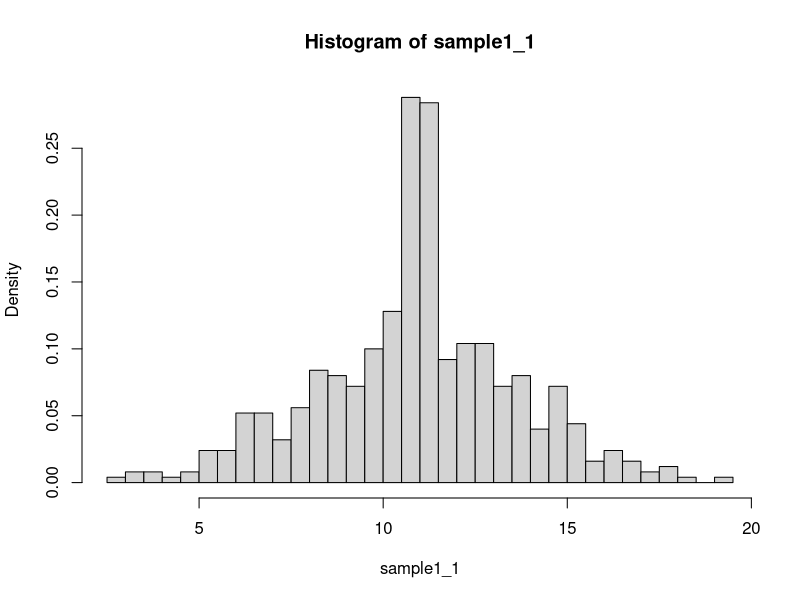
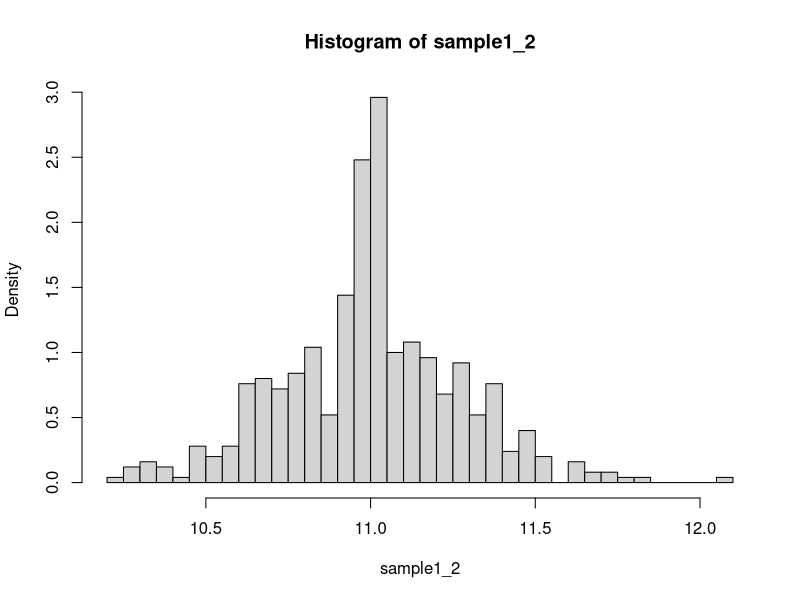
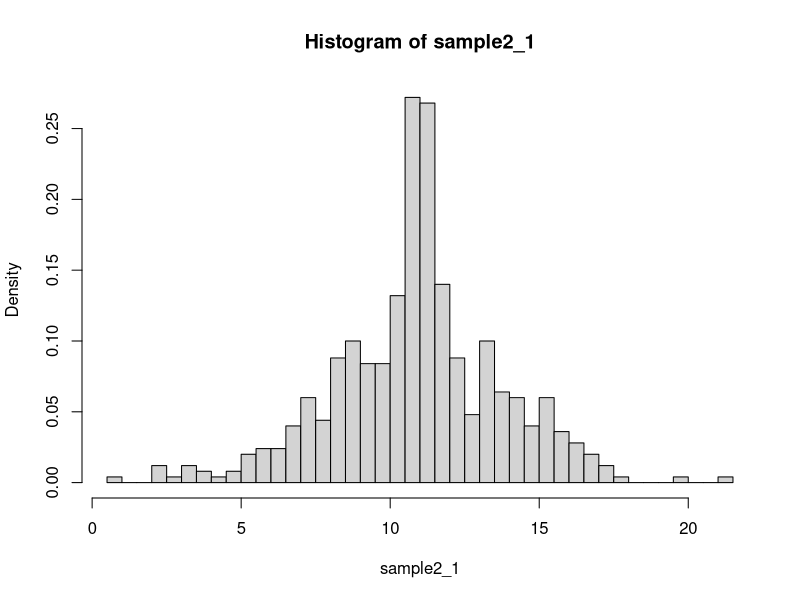
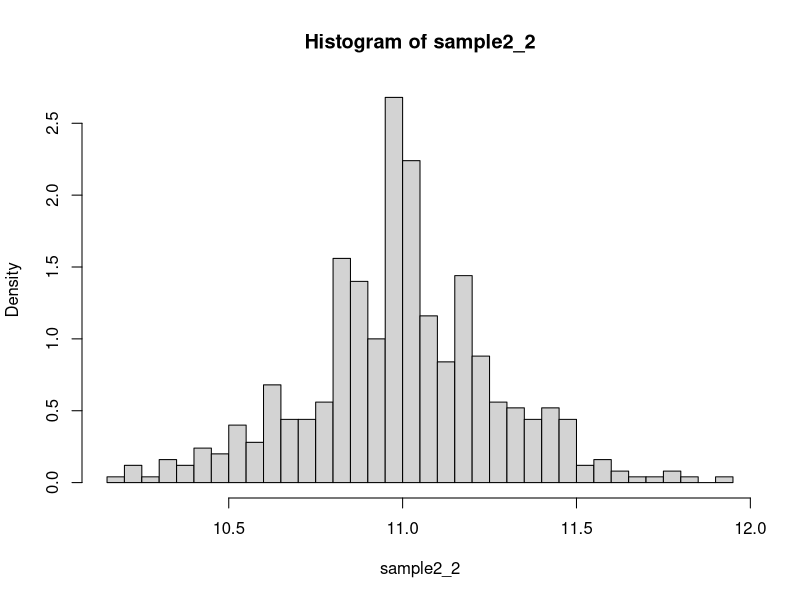
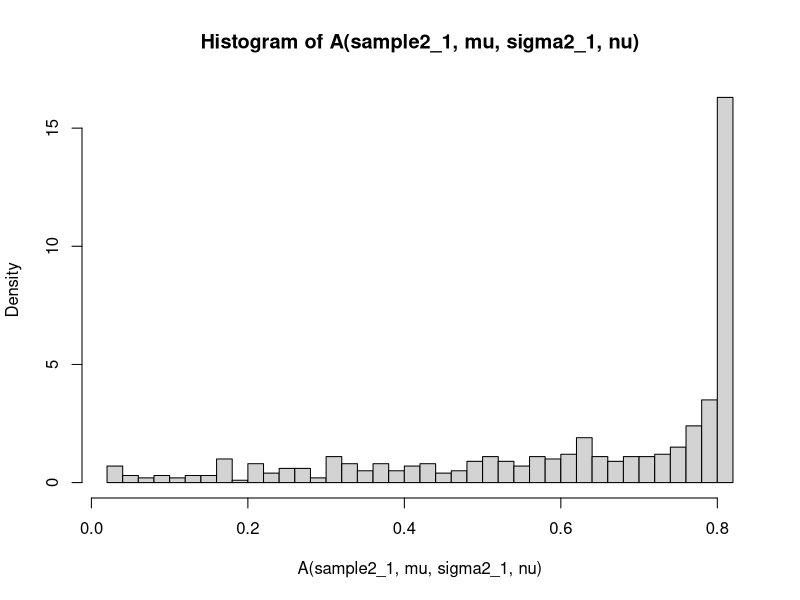
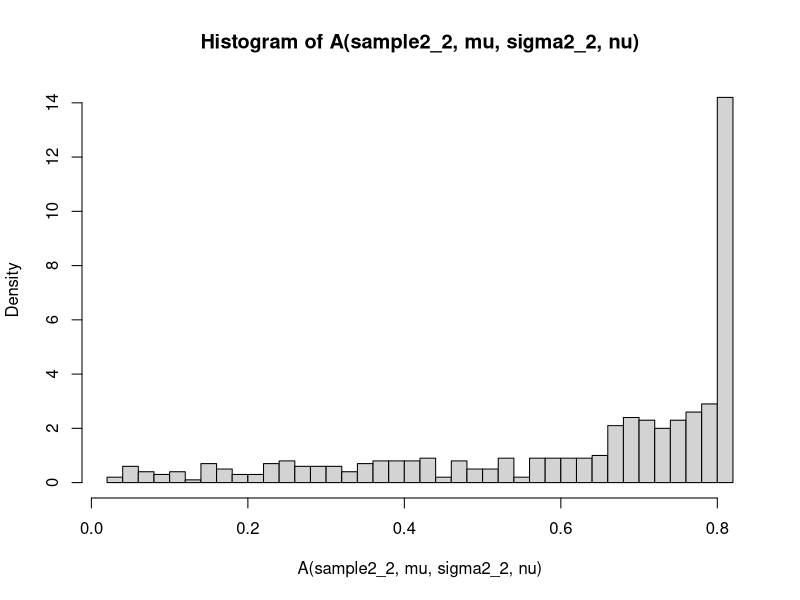
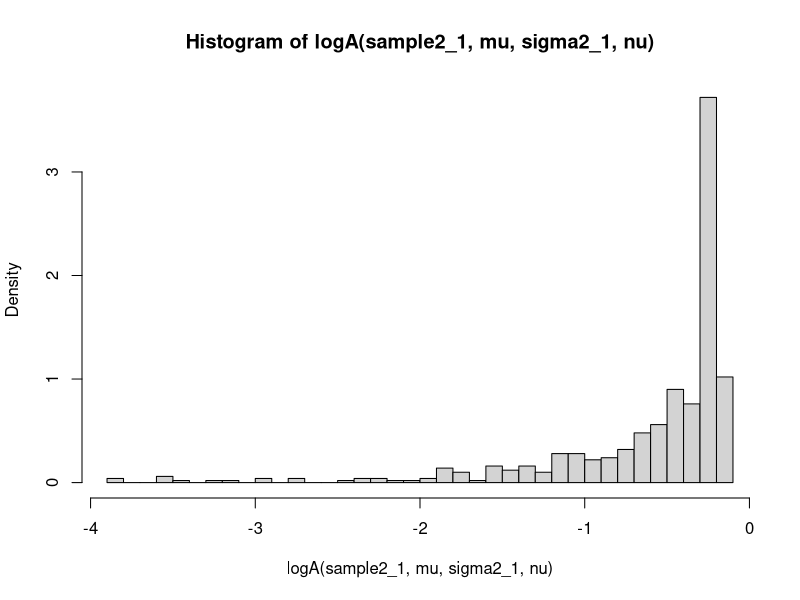
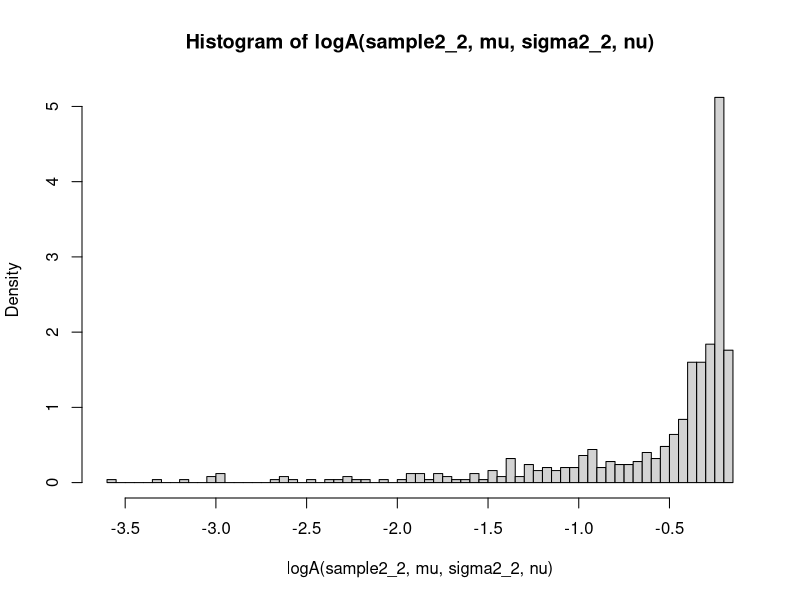

These figures' R source, in order:
# Tamanho amostral:
n = 500

# Parâmetros do modelo para a distribuição amostral:
mu = 11
sigma2_1 = 9
sigma2_2 = 0.09
nu = 0.2

# Hiperparâmetros das distribuições a priori:
m = 11
V = 1
a_1 = 5; d_1 = 50
a_2 = 5; d_2 = 0.5

# Como gerar indicadoras da mistura dado nu:
Inu_pdf = function(n, nu, a = 0, b = 1) {
  unif = runif(n)
  #(unif < nu)*a + (unif >= nu)*b # Taiguara (complem.).
  (unif >= nu)*a + (unif < nu)*b  # Walmir (val. orig.).
}

mean(Inu_pdf(100, nu))
mean(Inu_pdf(1000, nu))
mean(Inu_pdf(10000, nu))

# Como gerar da variável auxiliar U (Dani):

U_pdf = function(n, nu) {
  u = sample(c(100, 1), prob=c(nu, 1-nu),
             size=n, replace=T)
}

table(U_pdf(100, nu))
table(U_pdf(1000, nu))
table(U_pdf(10000, nu))

# Gerando uma amostra de tamanho $n$:

# 1ª forma: gerando da própria densidade da mistura:

#nu_s = nu_pdf(n, nu)
#sample = nu_s*(mu + sigma2*100*rnorm(n)) +
#         (1 - nu_s)*(mu + sigma2*rnorm(n))

# Note que devemos usar todos os parâmetros do modelo,
# como se os conhecêssemos:

Inu = Inu_pdf(n, nu)
#sample1 = Inu*(mu + sqrt(sigma2/100)*rnorm(n)) +
#          (1 - Inu)*(mu + sqrt(sigma2)*rnorm(n))
#hist(sample, breaks=50, prob=T)
sample1_1 = Inu*(rnorm(n, mu, sqrt(sigma2_1/100))) +
            (1 - Inu)*(rnorm(n, mu, sqrt(sigma2_1)))
hist(sample1_1, breaks=50, prob=T)
sample1_2 = Inu*(rnorm(n, mu, sqrt(sigma2_2/100))) +
  (1 - Inu)*(rnorm(n, mu, sqrt(sigma2_2)))
hist(sample1_2, breaks=50, prob=T)

# 2ª forma: gerando de forma hierárquica (Dani):

u = U_pdf(n, nu)
sample2_1 = rnorm(n, mu, sqrt(sigma2_1/u))
hist(sample2_1, breaks=50, prob=T)
sample2_2 = rnorm(n, mu, sqrt(sigma2_2/u))
hist(sample2_2, breaks=50, prob=T)

# Dúvida: devemos mesmo dividir a variância da normal por
# 100 como diz o enunciado na geração hierárquica? O cer-
# to não seria multiplicar? Pelo o que os artigos indicam
# devemos sim dividir.

# Definindo a distribuição *a posteriori*:

A = function(X, mu, sigma2, nu) {
  n = length(X)
  k1 = (nu/10)*exp(-(X-mu)^2/(2*100*sigma2))
  k2 = (1-nu)*exp(-(X-mu)^2/(2*sigma2))
  k = k1 + k2
  return(k)
}

A(sample2_1, mu, sigma2_1, nu)
A(sample2_2, mu, sigma2_2, nu)
hist(A(sample2_1, mu, sigma2_1, nu), prob=T, breaks=50)
hist(A(sample2_2, mu, sigma2_2, nu), prob=T, breaks=50)
prod(A(sample2_1, mu, sigma2_1, nu))
prod(A(sample2_2, mu, sigma2_2, nu))
# Claramente, devemos trabalhar com o logaritmo de A, uma
# vez que o produtório é muito baixo como esperado, mesmo
# quando sigma2 é pequeno.

logA = function(X, mu, sigma2, nu) {
  n = length(X)
  k1 = (nu/10)*exp(-(X-mu)^2/(2*100*sigma2))
  k2 = (1-nu)*exp(-(X-mu)^2/(2*sigma2))
  k = log(k1 + k2)
  return(k)
  #return(sum(k))
}

logA(sample2_1, mu, sigma2_1, nu)
logA(sample2_2, mu, sigma2_2, nu)
hist(logA(sample2_1, mu, sigma2_1, nu),
     prob=T, breaks=50)
hist(logA(sample2_2, mu, sigma2_2, nu),
     prob=T, breaks=50)
sum(logA(sample2_1, mu, sigma2_1, nu))
sum(logA(sample2_2, mu, sigma2_2, nu))
# logA é negativa e tratável. A diferença é pequena mesmo
# se o parâmetro sigma2 variar bastante.

h = function(n, mu, sigma2, nu, m, V, a, d) {
  k1 = (1/sigma2)^((n + 1)/2 + a + 1)
  k2 = exp(-((mu - m)^2/(2*V) + d)/sigma2)
  k = k1*k2
  return(k)
}

h(n, mu, sigma2_1, nu, m, V, a_1, d_1)
h(n, mu, sigma2_2, nu, m, V, a_2, d_2)
# Muito pequeno se sigma2 é grande;
# Muito grande se sigma2 é pequeno.

logh = function(n, mu, sigma2, nu, m, V, a, d) {
  k1 = -((n + 1)/2 + a + 1)*log(sigma2)
  k2 = -((mu - m)^2/(2*V) + d)/sigma2
  k = k1 + k2
  return(k)
  #return(sum(k))
}

logh(n, mu, sigma2_1, nu, m, V, a_1, d_1)
logh(n, mu, sigma2_2, nu, m, V, a_2, d_2)
# Negativo se sigma2 é grande, mas tratável;
# Positivo se sigma2 é pequeno, idem.

# Para encontrar o máximo da distribuição a posteriori,
# será melhor trabalhar com o logaritmo do seu núcleo:

logkerpost_1 = logA(sample2_1, mu, sigma2_1, nu) +
               logh(sample2_1, mu, sigma2_1, nu,
                    m, V, a_1, d_1)
logkerpost_2 = logA(sample2_2, mu, sigma2_2, nu) +
               logh(sample2_2, mu, sigma2_2, nu,
                    m, V, a_2, d_2)
hist(logkerpost_1, prob=T, breaks = 50)
hist(logkerpost_2, prob=T, breaks = 50)

kerpost_1 = exp(logkerpost_1)
kerpost_2 = exp(logkerpost_2)
hist(kerpost_1, prob=T, breaks = 50)
hist(kerpost_2, prob=T, breaks = 50)

# Método 1.1: Quadratura de Riemann:

L = 100 # Mesmo reduzindo, vê-se ao final que a aproxi-
        # mação é péssima.

# Para ter uma ideia da dispersão de mu:
hist(rnorm(n=10000, mean=m, sd=sqrt(V*sigma2_1)),
     prob=T, breaks=100)
hist(rnorm(n=10000, mean=m, sd=sqrt(V*sigma2_2)),
     prob=T, breaks=100)
# Massa probabilística concentrada quase que totalmente
# entre 1 e 21 (caso 1) e entre 10 e 12 (caso 2), ambas
# aproximadamente centradas em 11.

mu_step_1 = (21-1)/L
mu_gr_1 = seq(1, 21, mu_step_1)
mu_gr_1

mu_step_2 = (12-10)/L
mu_gr_2 = seq(10, 12, mu_step_2)
mu_gr_2

# Para ter uma ideia da dispersão de sigma2, se grande ou
# pequeno:
hist(1/rgamma(n=10000, shape=a_1, rate=d_1),
     prob=T, breaks=100)
hist(1/rgamma(n=10000, shape=a_2, rate=d_2),
     prob=T, breaks=100)
# Massa probabilística concentrada quase que totalmente
# entre 0 e 60 e aproximadamente centrada em 9 (caso 1)
# concentrada quase que totalmente entre 0 e 0.6 e apro-
# ximadamente centrada em 0.09 (caso 2).

sigma2_step_1 = 60/L
sigma2_gr_1 = seq(0.1, 60.1, sigma2_step_1)
sigma2_gr_1

sigma2_step_2 = 0.6/L
sigma2_gr_2 = seq(0.001, 0.601, sigma2_step_2)
sigma2_gr_2

# Como a priori de nu é U(0,1), é suficiente que partici-
# onemos este intervalo:

nu_step = 1/L
nu_gr = seq(0, 1, nu_step)
nu_gr

grid_tri_1 = cbind(mu_gr_1, sigma2_gr_1, nu_gr)
grid_tri_2 = cbind(mu_gr_2, sigma2_gr_2, nu_gr)
grid_tri_1
grid_tri_2

# Observe que no segundo grid temos variações bem menores
# para mu e sigma2, dado que sigma2 é pequeno.

l = nrow(grid_tri_1)
l

# Como os tamanhos dos passos são iguais em todas as três
# dimensões, podemos calcular o produto antes de começar
# a rotina iterativa:

prod_step_1 = mu_step_1*sigma2_step_1*nu_step
prod_step_2 = mu_step_2*sigma2_step_2*nu_step
prod_step_1
prod_step_2

# No caso trivariado, este produto será muito baixo mesmo
# se o número de intervalos for pequeno. O tamanho de ca-
# da intervalo necessariamente será menor que 1, indepen-
# dentemente da dimensão.

inv_k = 0 # Inicializando a soma que aproximará o inverso
          # da constante de proporcionalidade.

for (i in 1:l) {
  for (j in 1:l) {
    for (k in 1:l) {
      aux1=sum(logA(sample2_1, mu_gr_1[i],
                    sigma2_gr_1[j], nu_gr[k]))
      aux2=logh(n, mu_gr_1[i], sigma2_gr_1[j], nu_gr[k],
                m, V, a_1, d_1)
      aux = aux1 + aux2
      inv_k = inv_k + exp(aux)*prod_step_1
    }
  }
}

inv_k

# Evidentemente, a soma de inv_k será na prática nula se
# a variância do modelo (sigma2) for alta (a precisão do
# R não basta para detectar que cada parcela é diferente
# de zero). Neste caso, não podemos estimar inv_k corre-
# tamente.

inv_k = 0 # Inicializando a soma que aproximará o inverso
# da constante de proporcionalidade.

for (i in 1:l) {
  for (j in 1:l) {
    for (k in 1:l) {
      aux1=sum(logA(sample2_2, mu_gr_2[i],
                    sigma2_gr_2[j], nu_gr[k]))
      aux2=logh(n, mu_gr_2[i], sigma2_gr_2[j], nu_gr[k],
                m, V, a_2, d_2)
      aux = aux1 + aux2
      inv_k = inv_k + exp(aux)*prod_step_2
    }
  }
}

inv_k

# Agora, a soma de inv_k é na prática infinita, quando o
# valor de sigma2 for baixo. Logo, aqui também não pode-
# mos estimar inv_k corretamente.

# Em ambos os casos (variância grande ou pequena) a qua-
# dratura é demorada com muitas iterações, e mesmo assim
# não se obtém uma boa aproximação.

# Método 1.2: Quadratura do Trapézio:

